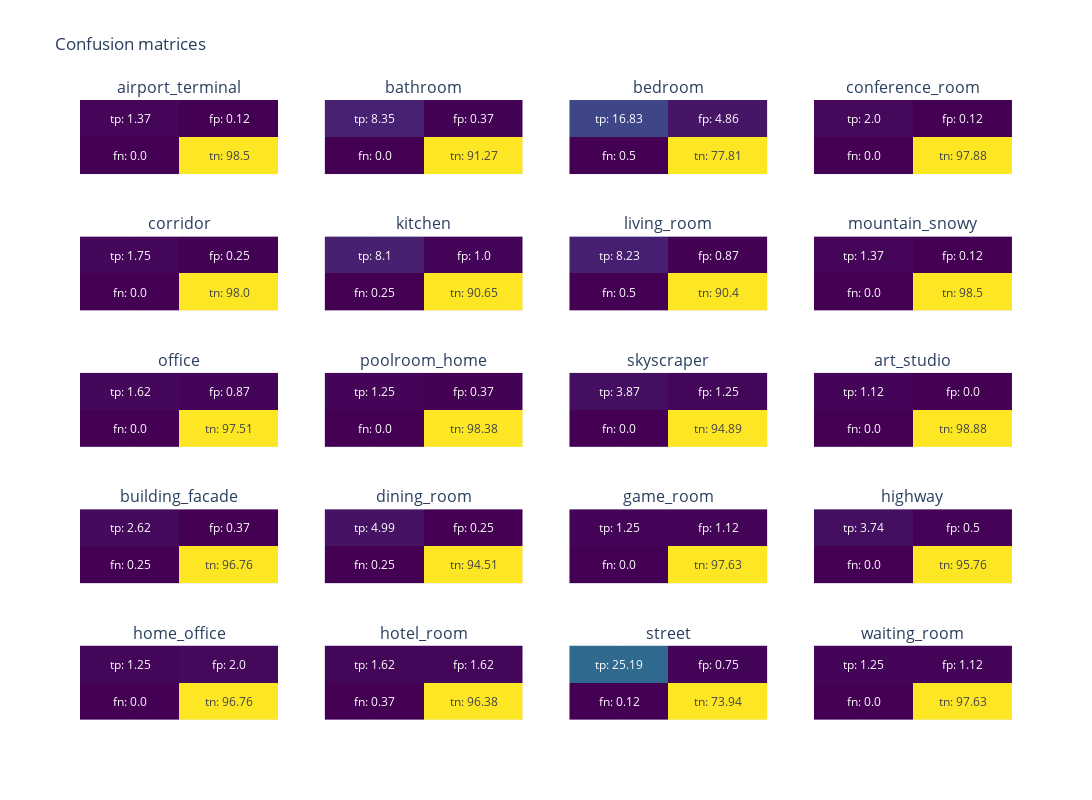

The notebook cell saved with this chart:
### Code cell
# visualizes the confusion matrices
fig = make_subplots(cols=4, rows=5, subplot_titles=list(LABEL_IDXS.keys()))
accuracies = []
for jdx in range(Y_val.shape[1]):
    y_val = Y_val[:, jdx].ravel()
    y_hat_val = (Y_hat_val[:, jdx].ravel() > threshs[jdx]).astype(float)
    tn, fp, fn, tp = confusion_matrix(y_val, y_hat_val).ravel()
    mat = np.array([[fn, tn], [tp, fp]])
    ttl = np.sum(mat)
    accuracies.append((tn+fn)/ttl)
    col = jdx % 4+1
    row = jdx // 4+1
    fig.add_trace(
        go.Heatmap(
            z=mat, text=[[f"fn: {np.around(fn/ttl*100,2)}", f"tn: {np.around(tn/ttl*100,2)}"], [f"tp: {np.around(tp/ttl*100,2)}", f"fp: {np.around(fp/ttl*100,2)}"]],
            texttemplate="%{text}", colorscale='Viridis', name=list(LABEL_IDXS.keys())[jdx],
            hovertemplate=list(LABEL_IDXS.keys())[jdx],
            showscale=False
        ),
        col=col, row=row,
    )

    fig.update_yaxes(showticklabels=False, row=row, col=col)
    fig.update_xaxes(showticklabels=False, row=row, col=col)

lbl = '2241'
print(accuracies)
print(LABEL_IDXS.keys())
df[f"{lbl}"] = accuracies
df[f"{lbl}-keys"] = LABEL_IDXS.keys()


fig.update_layout(
    width=1200, height=800, title="Confusion matrices",
)
fig.show()

### Figure 1 — Plotly figure (JSON) as saved in the notebook; plotly's stock layout.template omitted (floating-point values rounded to 4 significant figures)
{"data": [{"colorscale": [[0, "#440154"], [0.1111, "#482878"], [0.2222, "#3e4989"], [0.3333, "#31688e"], [0.4444, "#26828e"], [0.5556, "#1f9e89"], [0.6667, "#35b779"], [0.7778, "#6ece58"], [0.8889, "#b5de2b"], [1, "#fde725"]], "hovertemplate": "airport_terminal", "name": "airport_terminal", "showscale": false, "text": [["fn: 0.0", "tn: 98.5"], ["tp: 1.37", "fp: 0.12"]], "texttemplate": "%{text}", "type": "heatmap", "xaxis": "x", "yaxis": "y", "z": [[0, 790], [11, 1]]}, {"colorscale": [[0, "#440154"], [0.1111, "#482878"], [0.2222, "#3e4989"], [0.3333, "#31688e"], [0.4444, "#26828e"], [0.5556, "#1f9e89"], [0.6667, "#35b779"], [0.7778, "#6ece58"], [0.8889, "#b5de2b"], [1, "#fde725"]], "hovertemplate": "bathroom", "name": "bathroom", "showscale": false, "text": [["fn: 0.0", "tn: 91.27"], ["tp: 8.35", "fp: 0.37"]], "texttemplate": "%{text}", "type": "heatmap", "xaxis": "x2", "yaxis": "y2", "z": [[0, 732], [67, 3]]}, {"colorscale": [[0, "#440154"], [0.1111, "#482878"], [0.2222, "#3e4989"], [0.3333, "#31688e"], [0.4444, "#26828e"], [0.5556, "#1f9e89"], [0.6667, "#35b779"], [0.7778, "#6ece58"], [0.8889, "#b5de2b"], [1, "#fde725"]], "hovertemplate": "bedroom", "name": "bedroom", "showscale": false, "text": [["fn: 0.5", "tn: 77.81"], ["tp: 16.83", "fp: 4.86"]], "texttemplate": "%{text}", "type": "heatmap", "xaxis": "x3", "yaxis": "y3", "z": [[4, 624], [135, 39]]}, {"colorscale": [[0, "#440154"], [0.1111, "#482878"], [0.2222, "#3e4989"], [0.3333, "#31688e"], [0.4444, "#26828e"], [0.5556, "#1f9e89"], [0.6667, "#35b779"], [0.7778, "#6ece58"], [0.8889, "#b5de2b"], [1, "#fde725"]], "hovertemplate": "conference_room", "name": "conference_room", "showscale": false, "text": [["fn: 0.0", "tn: 97.88"], ["tp: 2.0", "fp: 0.12"]], "texttemplate": "%{text}", "type": "heatmap", "xaxis": "x4", "yaxis": "y4", "z": [[0, 785], [16, 1]]}, {"colorscale": [[0, "#440154"], [0.1111, "#482878"], [0.2222, "#3e4989"], [0.3333, "#31688e"], [0.4444, "#26828e"], [0.5556, "#1f9e89"], [0.6667, "#35b779"], [0.7778, "#6ece58"], [0.8889, "#b5de2b"], [1, "#fde725"]], "hovertemplate": "corridor", "name": "corridor", "showscale": false, "text": [["fn: 0.0", "tn: 98.0"], ["tp: 1.75", "fp: 0.25"]], "texttemplate": "%{text}", "type": "heatmap", "xaxis": "x5", "yaxis": "y5", "z": [[0, 786], [14, 2]]}, {"colorscale": [[0, "#440154"], [0.1111, "#482878"], [0.2222, "#3e4989"], [0.3333, "#31688e"], [0.4444, "#26828e"], [0.5556, "#1f9e89"], [0.6667, "#35b779"], [0.7778, "#6ece58"], [0.8889, "#b5de2b"], [1, "#fde725"]], "hovertemplate": "kitchen", "name": "kitchen", "showscale": false, "text": [["fn: 0.25", "tn: 90.65"], ["tp: 8.1", "fp: 1.0"]], "texttemplate": "%{text}", "type": "heatmap", "xaxis": "x6", "yaxis": "y6", "z": [[2, 727], [65, 8]]}, {"colorscale": [[0, "#440154"], [0.1111, "#482878"], [0.2222, "#3e4989"], [0.3333, "#31688e"], [0.4444, "#26828e"], [0.5556, "#1f9e89"], [0.6667, "#35b779"], [0.7778, "#6ece58"], [0.8889, "#b5de2b"], [1, "#fde725"]], "hovertemplate": "living_room", "name": "living_room", "showscale": false, "text": [["fn: 0.5", "tn: 90.4"], ["tp: 8.23", "fp: 0.87"]], "texttemplate": "%{text}", "type": "heatmap", "xaxis": "x7", "yaxis": "y7", "z": [[4, 725], [66, 7]]}, {"colorscale": [[0, "#440154"], [0.1111, "#482878"], [0.2222, "#3e4989"], [0.3333, "#31688e"], [0.4444, "#26828e"], [0.5556, "#1f9e89"], [0.6667, "#35b779"], [0.7778, "#6ece58"], [0.8889, "#b5de2b"], [1, "#fde725"]], "hovertemplate": "mountain_snowy", "name": "mountain_snowy", "showscale": false, "text": [["fn: 0.0", "tn: 98.5"], ["tp: 1.37", "fp: 0.12"]], "texttemplate": "%{text}", "type": "heatmap", "xaxis": "x8", "yaxis": "y8", "z": [[0, 790], [11, 1]]}, {"colorscale": [[0, "#440154"], [0.1111, "#482878"], [0.2222, "#3e4989"], [0.3333, "#31688e"], [0.4444, "#26828e"], [0.5556, "#1f9e89"], [0.6667, "#35b779"], [0.7778, "#6ece58"], [0.8889, "#b5de2b"], [1, "#fde725"]], "hovertemplate": "office", "name": "office", "showscale": false, "text": [["fn: 0.0", "tn: 97.51"], ["tp: 1.62", "fp: 0.87"]], "texttemplate": "%{text}", "type": "heatmap", "xaxis": "x9", "yaxis": "y9", "z": [[0, 782], [13, 7]]}, {"colorscale": [[0, "#440154"], [0.1111, "#482878"], [0.2222, "#3e4989"], [0.3333, "#31688e"], [0.4444, "#26828e"], [0.5556, "#1f9e89"], [0.6667, "#35b779"], [0.7778, "#6ece58"], [0.8889, "#b5de2b"], [1, "#fde725"]], "hovertemplate": "poolroom_home", "name": "poolroom_home", "showscale": false, "text": [["fn: 0.0", "tn: 98.38"], ["tp: 1.25", "fp: 0.37"]], "texttemplate": "%{text}", "type": "heatmap", "xaxis": "x10", "yaxis": "y10", "z": [[0, 789], [10, 3]]}, {"colorscale": [[0, "#440154"], [0.1111, "#482878"], [0.2222, "#3e4989"], [0.3333, "#31688e"], [0.4444, "#26828e"], [0.5556, "#1f9e89"], [0.6667, "#35b779"], [0.7778, "#6ece58"], [0.8889, "#b5de2b"], [1, "#fde725"]], "hovertemplate": "skyscraper", "name": "skyscraper", "showscale": false, "text": [["fn: 0.0", "tn: 94.89"], ["tp: 3.87", "fp: 1.25"]], "texttemplate": "%{text}", "type": "heatmap", "xaxis": "x11", "yaxis": "y11", "z": [[0, 761], [31, 10]]}, {"colorscale": [[0, "#440154"], [0.1111, "#482878"], [0.2222, "#3e4989"], [0.3333, "#31688e"], [0.4444, "#26828e"], [0.5556, "#1f9e89"], [0.6667, "#35b779"], [0.7778, "#6ece58"], [0.8889, "#b5de2b"], [1, "#fde725"]], "hovertemplate": "art_studio", "name": "art_studio", "showscale": false, "text": [["fn: 0.0", "tn: 98.88"], ["tp: 1.12", "fp: 0.0"]], "texttemplate": "%{text}", "type": "heatmap", "xaxis": "x12", "yaxis": "y12", "z": [[0, 793], [9, 0]]}, {"colorscale": [[0, "#440154"], [0.1111, "#482878"], [0.2222, "#3e4989"], [0.3333, "#31688e"], [0.4444, "#26828e"], [0.5556, "#1f9e89"], [0.6667, "#35b779"], [0.7778, "#6ece58"], [0.8889, "#b5de2b"], [1, "#fde725"]], "hovertemplate": "building_facade", "name": "building_facade", "showscale": false, "text": [["fn: 0.25", "tn: 96.76"], ["tp: 2.62", "fp: 0.37"]], "texttemplate": "%{text}", "type": "heatmap", "xaxis": "x13", "yaxis": "y13", "z": [[2, 776], [21, 3]]}, {"colorscale": [[0, "#440154"], [0.1111, "#482878"], [0.2222, "#3e4989"], [0.3333, "#31688e"], [0.4444, "#26828e"], [0.5556, "#1f9e89"], [0.6667, "#35b779"], [0.7778, "#6ece58"], [0.8889, "#b5de2b"], [1, "#fde725"]], "hovertemplate": "dining_room", "name": "dining_room", "showscale": false, "text": [["fn: 0.25", "tn: 94.51"], ["tp: 4.99", "fp: 0.25"]], "texttemplate": "%{text}", "type": "heatmap", "xaxis": "x14", "yaxis": "y14", "z": [[2, 758], [40, 2]]}, {"colorscale": [[0, "#440154"], [0.1111, "#482878"], [0.2222, "#3e4989"], [0.3333, "#31688e"], [0.4444, "#26828e"], [0.5556, "#1f9e89"], [0.6667, "#35b779"], [0.7778, "#6ece58"], [0.8889, "#b5de2b"], [1, "#fde725"]], "hovertemplate": "game_room", "name": "game_room", "showscale": false, "text": [["fn: 0.0", "tn: 97.63"], ["tp: 1.25", "fp: 1.12"]], "texttemplate": "%{text}", "type": "heatmap", "xaxis": "x15", "yaxis": "y15", "z": [[0, 783], [10, 9]]}, {"colorscale": [[0, "#440154"], [0.1111, "#482878"], [0.2222, "#3e4989"], [0.3333, "#31688e"], [0.4444, "#26828e"], [0.5556, "#1f9e89"], [0.6667, "#35b779"], [0.7778, "#6ece58"], [0.8889, "#b5de2b"], [1, "#fde725"]], "hovertemplate": "highway", "name": "highway", "showscale": false, "text": [["fn: 0.0", "tn: 95.76"], ["tp: 3.74", "fp: 0.5"]], "texttemplate": "%{text}", "type": "heatmap", "xaxis": "x16", "yaxis": "y16", "z": [[0, 768], [30, 4]]}, {"colorscale": [[0, "#440154"], [0.1111, "#482878"], [0.2222, "#3e4989"], [0.3333, "#31688e"], [0.4444, "#26828e"], [0.5556, "#1f9e89"], [0.6667, "#35b779"], [0.7778, "#6ece58"], [0.8889, "#b5de2b"], [1, "#fde725"]], "hovertemplate": "home_office", "name": "home_office", "showscale": false, "text": [["fn: 0.0", "tn: 96.76"], ["tp: 1.25", "fp: 2.0"]], "texttemplate": "%{text}", "type": "heatmap", "xaxis": "x17", "yaxis": "y17", "z": [[0, 776], [10, 16]]}, {"colorscale": [[0, "#440154"], [0.1111, "#482878"], [0.2222, "#3e4989"], [0.3333, "#31688e"], [0.4444, "#26828e"], [0.5556, "#1f9e89"], [0.6667, "#35b779"], [0.7778, "#6ece58"], [0.8889, "#b5de2b"], [1, "#fde725"]], "hovertemplate": "hotel_room", "name": "hotel_room", "showscale": false, "text": [["fn: 0.37", "tn: 96.38"], ["tp: 1.62", "fp: 1.62"]], "texttemplate": "%{text}", "type": "heatmap", "xaxis": "x18", "yaxis": "y18", "z": [[3, 773], [13, 13]]}, {"colorscale": [[0, "#440154"], [0.1111, "#482878"], [0.2222, "#3e4989"], [0.3333, "#31688e"], [0.4444, "#26828e"], [0.5556, "#1f9e89"], [0.6667, "#35b779"], [0.7778, "#6ece58"], [0.8889, "#b5de2b"], [1, "#fde725"]], "hovertemplate": "street", "name": "street", "showscale": false, "text": [["fn: 0.12", "tn: 73.94"], ["tp: 25.19", "fp: 0.75"]], "texttemplate": "%{text}", "type": "heatmap", "xaxis": "x19", "yaxis": "y19", "z": [[1, 593], [202, 6]]}, {"colorscale": [[0, "#440154"], [0.1111, "#482878"], [0.2222, "#3e4989"], [0.3333, "#31688e"], [0.4444, "#26828e"], [0.5556, "#1f9e89"], [0.6667, "#35b779"], [0.7778, "#6ece58"], [0.8889, "#b5de2b"], [1, "#fde725"]], "hovertemplate": "waiting_room", "name": "waiting_room", "showscale": false, "text": [["fn: 0.0", "tn: 97.63"], ["tp: 1.25", "fp: 1.12"]], "texttemplate": "%{text}", "type": "heatmap", "xaxis": "x20", "yaxis": "y20", "z": [[0, 783], [10, 9]]}], "layout": {"annotations": [{"font": {"size": 16}, "showarrow": false, "text": "airport_terminal", "x": 0.1062, "xanchor": "center", "xref": "paper", "y": 1, "yanchor": "bottom", "yref": "paper"}, {"font": {"size": 16}, "showarrow": false, "text": "bathroom", "x": 0.3688, "xanchor": "center", "xref": "paper", "y": 1, "yanchor": "bottom", "yref": "paper"}, {"font": {"size": 16}, "showarrow": false, "text": "bedroom", "x": 0.6313, "xanchor": "center", "xref": "paper", "y": 1, "yanchor": "bottom", "yref": "paper"}, {"font": {"size": 16}, "showarrow": false, "text": "conference_room", "x": 0.8938, "xanchor": "center", "xref": "paper", "y": 1, "yanchor": "bottom", "yref": "paper"}, {"font": {"size": 16}, "showarrow": false, "text": "corridor", "x": 0.1062, "xanchor": "center", "xref": "paper", "y": 0.78, "yanchor": "bottom", "yref": "paper"}, {"font": {"size": 16}, "showarrow": false, "text": "kitchen", "x": 0.3688, "xanchor": "center", "xref": "paper", "y": 0.78, "yanchor": "bottom", "yref": "paper"}, {"font": {"size": 16}, "showarrow": false, "text": "living_room", "x": 0.6313, "xanchor": "center", "xref": "paper", "y": 0.78, "yanchor": "bottom", "yref": "paper"}, {"font": {"size": 16}, "showarrow": false, "text": "mountain_snowy", "x": 0.8938, "xanchor": "center", "xref": "paper", "y": 0.78, "yanchor": "bottom", "yref": "paper"}, {"font": {"size": 16}, "showarrow": false, "text": "office", "x": 0.1062, "xanchor": "center", "xref": "paper", "y": 0.56, "yanchor": "bottom", "yref": "paper"}, {"font": {"size": 16}, "showarrow": false, "text": "poolroom_home", "x": 0.3688, "xanchor": "center", "xref": "paper", "y": 0.56, "yanchor": "bottom", "yref": "paper"}, {"font": {"size": 16}, "showarrow": false, "text": "skyscraper", "x": 0.6313, "xanchor": "center", "xref": "paper", "y": 0.56, "yanchor": "bottom", "yref": "paper"}, {"font": {"size": 16}, "showarrow": false, "text": "art_studio", "x": 0.8938, "xanchor": "center", "xref": "paper", "y": 0.56, "yanchor": "bottom", "yref": "paper"}, {"font": {"size": 16}, "showarrow": false, "text": "building_facade", "x": 0.1062, "xanchor": "center", "xref": "paper", "y": 0.34, "yanchor": "bottom", "yref": "paper"}, {"font": {"size": 16}, "showarrow": false, "text": "dining_room", "x": 0.3688, "xanchor": "center", "xref": "paper", "y": 0.34, "yanchor": "bottom", "yref": "paper"}, {"font": {"size": 16}, "showarrow": false, "text": "game_room", "x": 0.6313, "xanchor": "center", "xref": "paper", "y": 0.34, "yanchor": "bottom", "yref": "paper"}, {"font": {"size": 16}, "showarrow": false, "text": "highway", "x": 0.8938, "xanchor": "center", "xref": "paper", "y": 0.34, "yanchor": "bottom", "yref": "paper"}, {"font": {"size": 16}, "showarrow": false, "text": "home_office", "x": 0.1062, "xanchor": "center", "xref": "paper", "y": 0.12, "yanchor": "bottom", "yref": "paper"}, {"font": {"size": 16}, "showarrow": false, "text": "hotel_room", "x": 0.3688, "xanchor": "center", "xref": "paper", "y": 0.12, "yanchor": "bottom", "yref": "paper"}, {"font": {"size": 16}, "showarrow": false, "text": "street", "x": 0.6313, "xanchor": "center", "xref": "paper", "y": 0.12, "yanchor": "bottom", "yref": "paper"}, {"font": {"size": 16}, "showarrow": false, "text": "waiting_room", "x": 0.8938, "xanchor": "center", "xref": "paper", "y": 0.12, "yanchor": "bottom", "yref": "paper"}], "height": 800, "title": {"text": "Confusion matrices"}, "width": 1200, "xaxis": {"anchor": "y", "autorange": true, "domain": [0, 0.2125], "range": [-0.5, 1.5], "showticklabels": false}, "xaxis10": {"anchor": "y10", "autorange": true, "domain": [0.2625, 0.475], "range": [-0.5, 1.5], "showticklabels": false}, "xaxis11": {"anchor": "y11", "autorange": true, "domain": [0.525, 0.7375], "range": [-0.5, 1.5], "showticklabels": false}, "xaxis12": {"anchor": "y12", "autorange": true, "domain": [0.7875, 1], "range": [-0.5, 1.5], "showticklabels": false}, "xaxis13": {"anchor": "y13", "autorange": true, "domain": [0, 0.2125], "range": [-0.5, 1.5], "showticklabels": false}, "xaxis14": {"anchor": "y14", "autorange": true, "domain": [0.2625, 0.475], "range": [-0.5, 1.5], "showticklabels": false}, "xaxis15": {"anchor": "y15", "autorange": true, "domain": [0.525, 0.7375], "range": [-0.5, 1.5], "showticklabels": false}, "xaxis16": {"anchor": "y16", "autorange": true, "domain": [0.7875, 1], "range": [-0.5, 1.5], "showticklabels": false}, "xaxis17": {"anchor": "y17", "autorange": true, "domain": [0, 0.2125], "range": [-0.5, 1.5], "showticklabels": false}, "xaxis18": {"anchor": "y18", "autorange": true, "domain": [0.2625, 0.475], "range": [-0.5, 1.5], "showticklabels": false}, "xaxis19": {"anchor": "y19", "autorange": true, "domain": [0.525, 0.7375], "range": [-0.5, 1.5], "showticklabels": false}, "xaxis2": {"anchor": "y2", "autorange": true, "domain": [0.2625, 0.475], "range": [-0.5, 1.5], "showticklabels": false}, "xaxis20": {"anchor": "y20", "autorange": true, "domain": [0.7875, 1], "range": [-0.5, 1.5], "showticklabels": false}, "xaxis3": {"anchor": "y3", "autorange": true, "domain": [0.525, 0.7375], "range": [-0.5, 1.5], "showticklabels": false}, "xaxis4": {"anchor": "y4", "autorange": true, "domain": [0.7875, 1], "range": [-0.5, 1.5], "showticklabels": false}, "xaxis5": {"anchor": "y5", "autorange": true, "domain": [0, 0.2125], "range": [-0.5, 1.5], "showticklabels": false}, "xaxis6": {"anchor": "y6", "autorange": true, "domain": [0.2625, 0.475], "range": [-0.5, 1.5], "showticklabels": false}, "xaxis7": {"anchor": "y7", "autorange": true, "domain": [0.525, 0.7375], "range": [-0.5, 1.5], "showticklabels": false}, "xaxis8": {"anchor": "y8", "autorange": true, "domain": [0.7875, 1], "range": [-0.5, 1.5], "showticklabels": false}, "xaxis9": {"anchor": "y9", "autorange": true, "domain": [0, 0.2125], "range": [-0.5, 1.5], "showticklabels": false}, "yaxis": {"anchor": "x", "autorange": true, "domain": [0.88, 1], "range": [-0.5, 1.5], "showticklabels": false}, "yaxis10": {"anchor": "x10", "autorange": true, "domain": [0.44, 0.56], "range": [-0.5, 1.5], "showticklabels": false}, "yaxis11": {"anchor": "x11", "autorange": true, "domain": [0.44, 0.56], "range": [-0.5, 1.5], "showticklabels": false}, "yaxis12": {"anchor": "x12", "autorange": true, "domain": [0.44, 0.56], "range": [-0.5, 1.5], "showticklabels": false}, "yaxis13": {"anchor": "x13", "autorange": true, "domain": [0.22, 0.34], "range": [-0.5, 1.5], "showticklabels": false}, "yaxis14": {"anchor": "x14", "autorange": true, "domain": [0.22, 0.34], "range": [-0.5, 1.5], "showticklabels": false}, "yaxis15": {"anchor": "x15", "autorange": true, "domain": [0.22, 0.34], "range": [-0.5, 1.5], "showticklabels": false}, "yaxis16": {"anchor": "x16", "autorange": true, "domain": [0.22, 0.34], "range": [-0.5, 1.5], "showticklabels": false}, "yaxis17": {"anchor": "x17", "autorange": true, "domain": [0, 0.12], "range": [-0.5, 1.5], "showticklabels": false}, "yaxis18": {"anchor": "x18", "autorange": true, "domain": [0, 0.12], "range": [-0.5, 1.5], "showticklabels": false}, "yaxis19": {"anchor": "x19", "autorange": true, "domain": [0, 0.12], "range": [-0.5, 1.5], "showticklabels": false}, "yaxis2": {"anchor": "x2", "autorange": true, "domain": [0.88, 1], "range": [-0.5, 1.5], "showticklabels": false}, "yaxis20": {"anchor": "x20", "autorange": true, "domain": [0, 0.12], "range": [-0.5, 1.5], "showticklabels": false}, "yaxis3": {"anchor": "x3", "autorange": true, "domain": [0.88, 1], "range": [-0.5, 1.5], "showticklabels": false}, "yaxis4": {"anchor": "x4", "autorange": true, "domain": [0.88, 1], "range": [-0.5, 1.5], "showticklabels": false}, "yaxis5": {"anchor": "x5", "autorange": true, "domain": [0.66, 0.78], "range": [-0.5, 1.5], "showticklabels": false}, "yaxis6": {"anchor": "x6", "autorange": true, "domain": [0.66, 0.78], "range": [-0.5, 1.5], "showticklabels": false}, "yaxis7": {"anchor": "x7", "autorange": true, "domain": [0.66, 0.78], "range": [-0.5, 1.5], "showticklabels": false}, "yaxis8": {"anchor": "x8", "autorange": true, "domain": [0.66, 0.78], "range": [-0.5, 1.5], "showticklabels": false}, "yaxis9": {"anchor": "x9", "autorange": true, "domain": [0.44, 0.56], "range": [-0.5, 1.5], "showticklabels": false}}}
